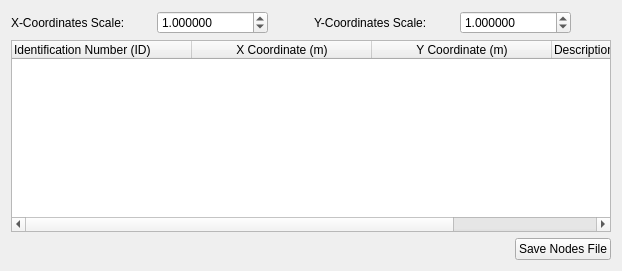
                     <widget class="QWidget" name="tab_3">
                      <attribute name="title">
                       <string>Nodes</string>
                      </attribute>
                      <layout class="QGridLayout" name="gridLayout_8">
                       <item row="0" column="0">
                        <layout class="QHBoxLayout" name="horizontalLayout_7">
                         <item>
                          <widget class="QLabel" name="label_5">
                           <property name="minimumSize">
                            <size>
                             <width>140</width>
                             <height>0</height>
                            </size>
                           </property>
                           <property name="text">
                            <string>X-Coordinates Scale:</string>
                           </property>
                          </widget>
                         </item>
                         <item>
                          <widget class="QDoubleSpinBox" name="doubleSpinBox_xCoordinate">
                           <property name="decimals">
                            <number>6</number>
                           </property>
                           <property name="minimum">
                            <double>0.000001000000000</double>
                           </property>
                           <property name="maximum">
                            <double>100000000000000000.000000000000000</double>
                           </property>
                           <property name="singleStep">
                            <double>1.000000000000000</double>
                           </property>
                           <property name="value">
                            <double>1.000000000000000</double>
                           </property>
                          </widget>
                         </item>
                         <item>
                          <spacer name="horizontalSpacer_9">
                           <property name="orientation">
                            <enum>Qt::Horizontal</enum>
                           </property>
                           <property name="sizeType">
                            <enum>QSizePolicy::Fixed</enum>
                           </property>
                           <property name="sizeHint" stdset="0">
                            <size>
                             <width>40</width>
                             <height>20</height>
                            </size>
                           </property>
                          </spacer>
                         </item>
                         <item>
                          <widget class="QLabel" name="label_6">
                           <property name="minimumSize">
                            <size>
                             <width>140</width>
                             <height>0</height>
                            </size>
                           </property>
                           <property name="text">
                            <string>Y-Coordinates Scale:</string>
                           </property>
                          </widget>
                         </item>
                         <item>
                          <widget class="QDoubleSpinBox" name="doubleSpinBox_yCoordinate">
                           <property name="decimals">
                            <number>6</number>
                           </property>
                           <property name="minimum">
                            <double>0.000001000000000</double>
                           </property>
                           <property name="maximum">
                            <double>100000000000000000.000000000000000</double>
                           </property>
                           <property name="value">
                            <double>1.000000000000000</double>
                           </property>
                          </widget>
                         </item>
                         <item>
                          <spacer name="horizontalSpacer_8">
                           <property name="orientation">
                            <enum>Qt::Horizontal</enum>
                           </property>
                           <property name="sizeHint" stdset="0">
                            <size>
                             <width>40</width>
                             <height>20</height>
                            </size>
                           </property>
                          </spacer>
                         </item>
                        </layout>
                       </item>
                       <item row="1" column="0">
                        <widget class="CustomTableWidget" name="table_newNodes">
                         <attribute name="horizontalHeaderDefaultSectionSize">
                          <number>180</number>
                         </attribute>
                         <column>
                          <property name="text">
                           <string>Identification Number (ID)</string>
                          </property>
                          <property name="toolTip">
                           <string extracomment="A numerical identifier that is unique to each Node. This number begins from 1 and extends indefinitely."/>
                          </property>
                          <property name="whatsThis">
                           <string/>
                          </property>
                          <property name="textAlignment">
                           <set>AlignLeading|AlignVCenter</set>
                          </property>
                         </column>
                         <column>
                          <property name="text">
                           <string>X Coordinate (m)</string>
                          </property>
                         </column>
                         <column>
                          <property name="text">
                           <string>Y Coordinate (m)</string>
                          </property>
                         </column>
                         <column>
                          <property name="text">
                           <string>Description</string>
                          </property>
                          <property name="textAlignment">
                           <set>AlignLeading|AlignVCenter</set>
                          </property>
                         </column>
                        </widget>
                       </item>
                       <item row="2" column="0">
                        <layout class="QHBoxLayout" name="horizontalLayout_26">
                         <item>
                          <spacer name="horizontalSpacer_16">
                           <property name="orientation">
                            <enum>Qt::Horizontal</enum>
                           </property>
                           <property name="sizeHint" stdset="0">
                            <size>
                             <width>40</width>
                             <height>20</height>
                            </size>
                           </property>
                          </spacer>
                         </item>
                         <item>
                          <widget class="QPushButton" name="pushButton_saveNewNodes">
                           <property name="text">
                            <string>Save Nodes File</string>
                           </property>
                          </widget>
                         </item>
                        </layout>
                       </item>
                      </layout>
                     </widget>
